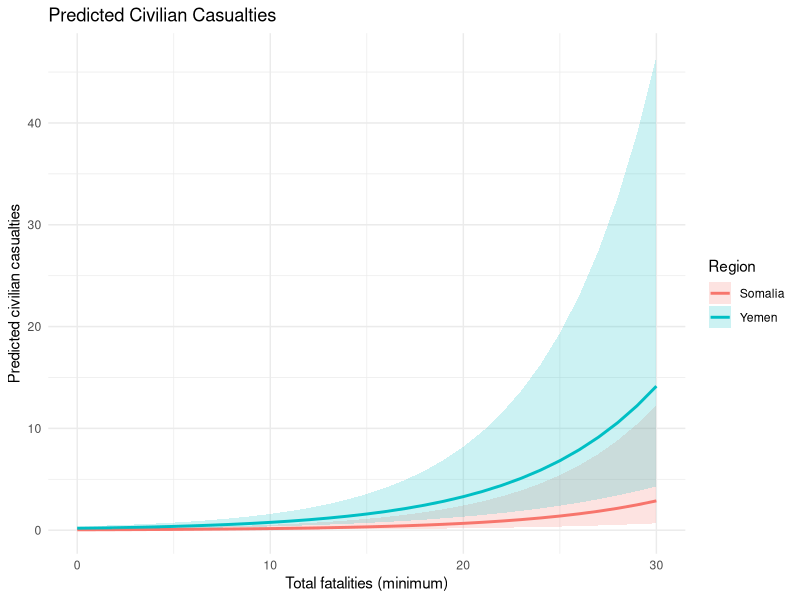
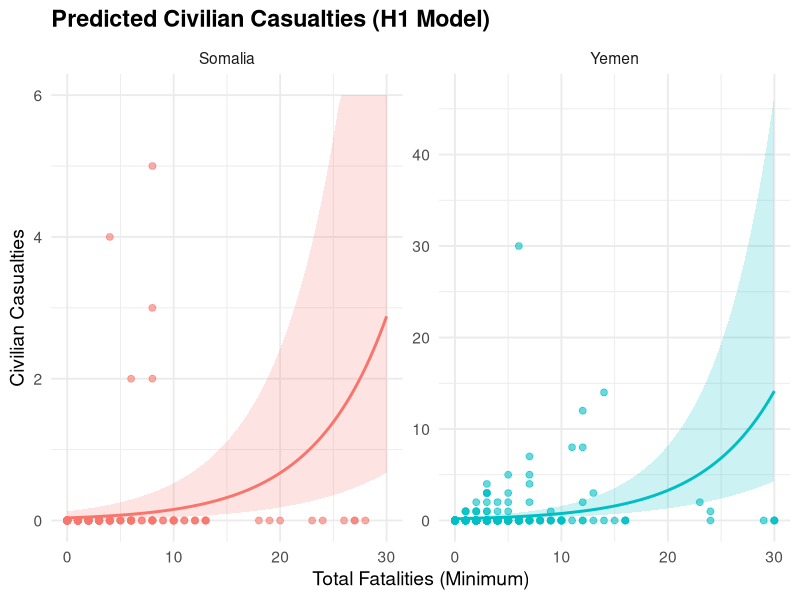
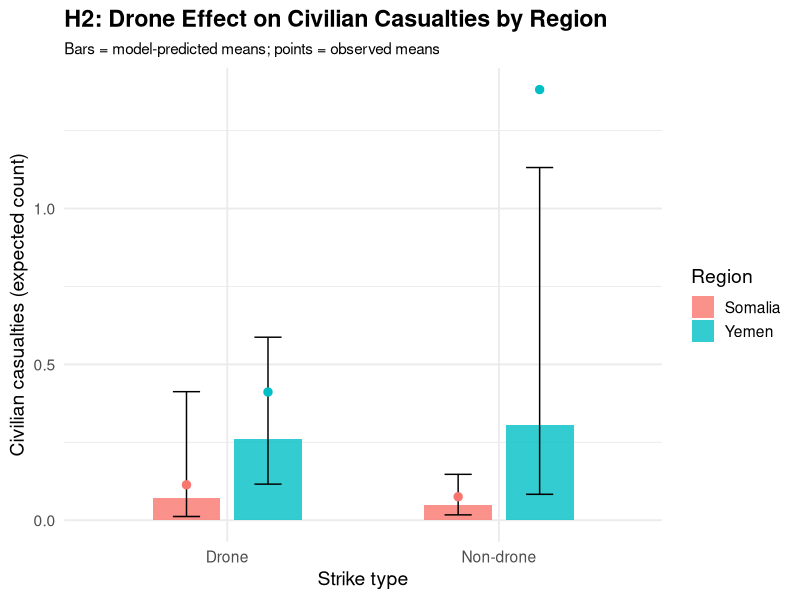
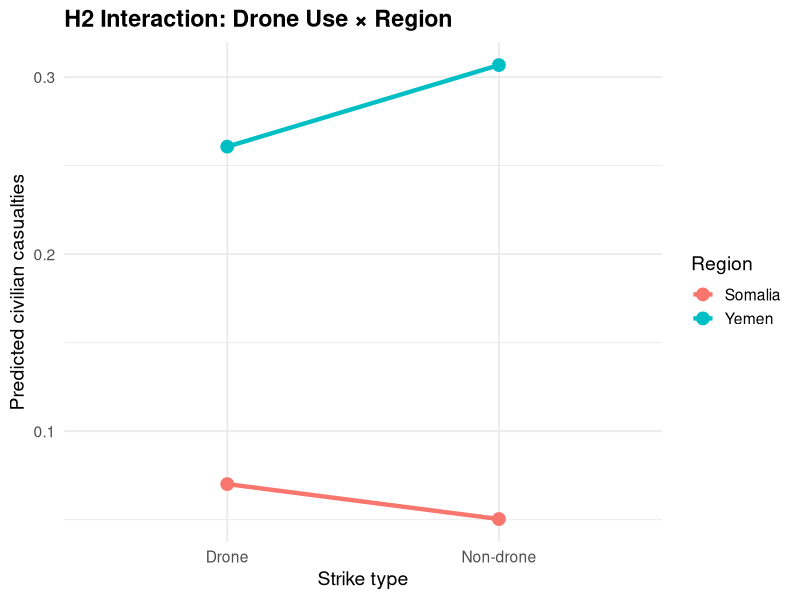
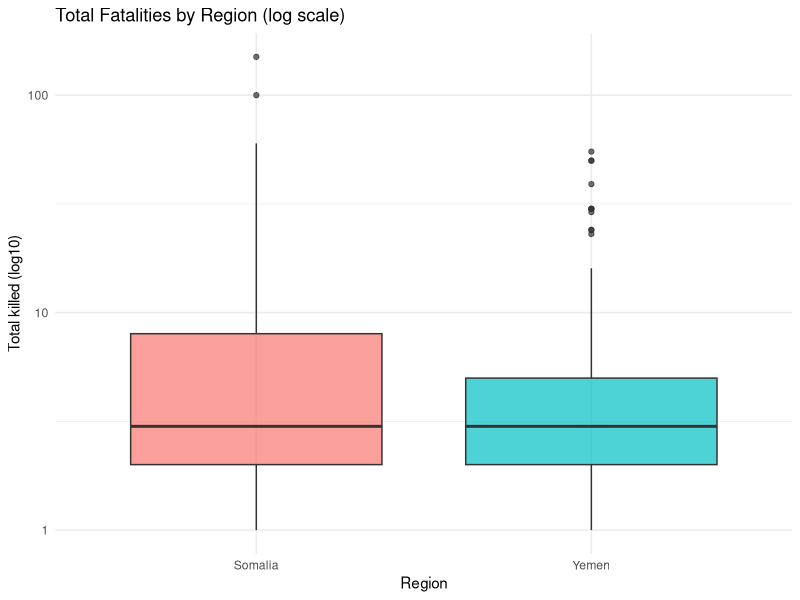
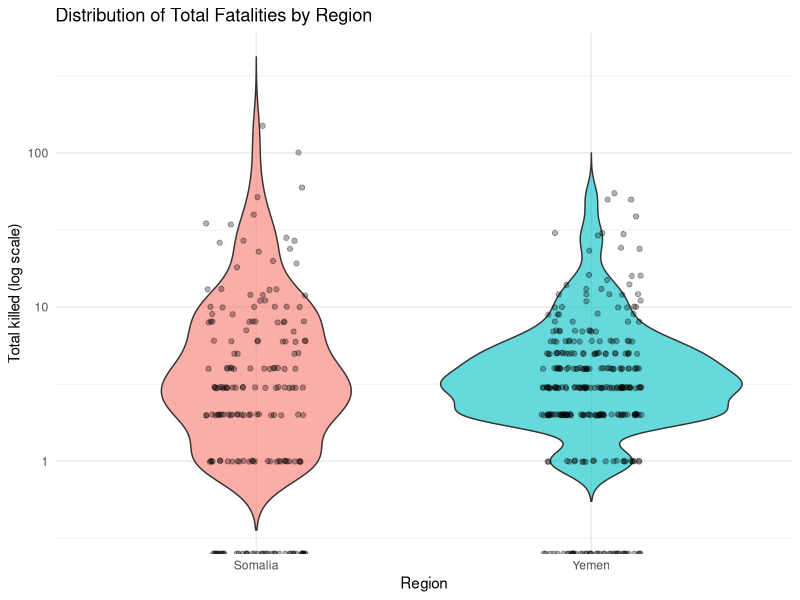
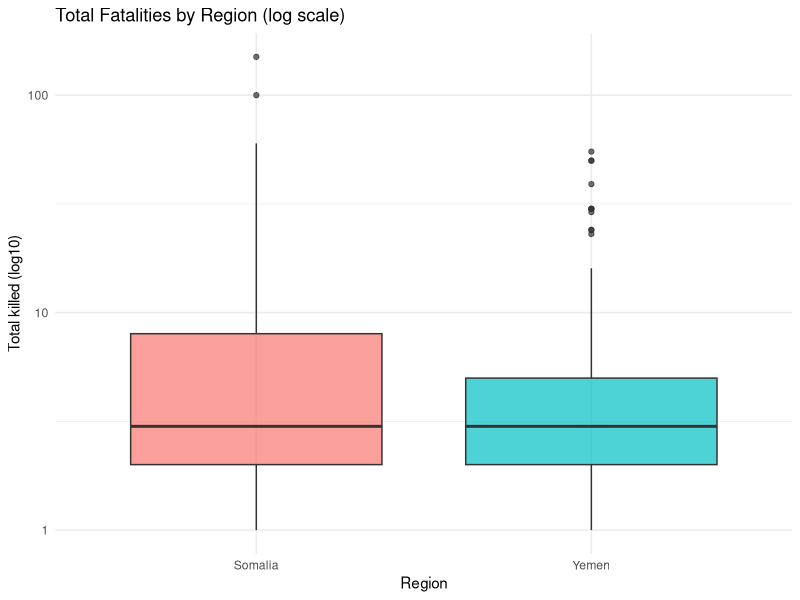

Recreate these plots in R, in order.
## ---- chunk 1
#| echo: false
#| message: false
#| warning: false
#| error: false



library(readxl)
library(dplyr)
library(stringr)
library(MASS)
library(broom)

###############################################
## 1. Read in Somalia & Yemen data
###############################################


somalia_raw <- read_excel("us-strikes-in-somalia-2007-to-present.xlsx",
                          sheet = "All US actions")

yemen_raw   <- read_excel("us-strikes-in-yemen-2002-to-present (2).xlsx",
                          sheet = "All US actions")

###############################################
## 2. Clean & harmonize variables
###############################################

## 2.1 Somalia
somalia <- somalia_raw %>%
  transmute(
    region        = "Somalia",
    date          = as.Date(Date),
    location      = Location,
    
    # Drone indicator
    drone         = if_else(`Drone strike` == 1, 1L, 0L),
    
    # US confirmed vs possible
    us_confirmed  = if_else(`Confirmed/\npossible US strike` == "Confirmed", 1L, 0L),
    
    # Strike counts
    min_strikes   = as.numeric(`Minimum strikes`),
    max_strikes   = as.numeric(`Maximum strikes`),
    
    # Casualty counts
    min_killed        = as.numeric(`Minimum people killed`),
    max_killed        = as.numeric(`Maximum people killed`),
    min_civilians     = as.numeric(`Minimum civilians killed`),
    max_civilians     = as.numeric(`Maximum civilians killed`),
    
    min_children      = as.numeric(`Minimum children killed`),
    max_children      = as.numeric(`Maximum children killed`),
    
    min_injured       = as.numeric(`Minimum people injured`),
    max_injured       = as.numeric(`Maximum people injured`)
  )

## 2.2 Yemen
yemen <- yemen_raw %>%
  transmute(
    region        = "Yemen",
    date          = as.Date(Date),
    location      = Location,
    
    drone         = if_else(`Drone strike` == 1, 1L, 0L),
    
    us_confirmed  = if_else(`Confirmed/\npossible US attack?` == "Confirmed", 1L, 0L),
    
    min_strikes   = as.numeric(`Minimum number of strikes`),
    max_strikes   = as.numeric(`Maximum number of strikes`),
    
    min_killed        = as.numeric(`Minimum people killed`),
    max_killed        = as.numeric(`Maximum people killed`),
    min_civilians     = as.numeric(`Minimum civilians reported killed`),
    max_civilians     = as.numeric(`Maximum civilians reported killed`),
    
    min_children      = as.numeric(`Minimum children reported killed`),
    max_children      = as.numeric(`Maximum children reported killed`),
    
    min_injured       = as.numeric(`Minimum people injured`),
    max_injured       = as.numeric(`Maximum people injured`)
  )

###############################################
## 3. Combine datasets and construct analysis variables
###############################################

combined <- bind_rows(somalia, yemen) %>%
  mutate(
    # Make sure region is a factor and pick the reference category
    region = factor(region, levels = c("Somalia", "Yemen")),
    
    # Basic sanity for strikes & casualties
    min_strikes = if_else(is.na(min_strikes), 0, min_strikes),
    max_strikes = if_else(is.na(max_strikes), min_strikes, max_strikes),
    
    min_killed  = if_else(is.na(min_killed), 0, min_killed),
    max_killed  = if_else(is.na(max_killed), min_killed, max_killed),
    
    min_civilians = if_else(is.na(min_civilians), 0, min_civilians),
    max_civilians = if_else(is.na(max_civilians), min_civilians, max_civilians),
    
    ########################################
    ## Main variables for your hypotheses ##
    ########################################
    
    # Civilian casualties (using minimum estimate as the count outcome)
    civilian_casualties = min_civilians,
    
    # Total killed (using minimum estimate)
    total_killed        = min_killed,
    
    # Reporting uncertainty (as you defined)
    uncertainty_killed  = max_killed - min_killed
  )

# Optionally restrict to rows with non-missing outcome variables
combined_model <- combined %>%
  filter(!is.na(civilian_casualties),
         !is.na(uncertainty_killed),
         !is.na(min_strikes),
         !is.na(total_killed))
## ---- chunk 2
#| echo: false

library(knitr)

vars <- data.frame(
  Variable = c("Civilian casualties", "Region", "Drone", "US confirmed",
               "Minimum strikes", "Total killed"),
  Description = c(
    "Number of civilians reported killed in the strike (outcome variable).",
    "Country where the strike occurred (Somalia or Yemen).",
    "Indicates whether the strike was carried out by a drone (1 = drone).",
    "Whether the strike was officially confirmed by the U.S. government.",
    "Minimum number of strike events associated with the record.",
    "Minimum number of total fatalities (civilians + militants)."
  )
)

kable(vars, caption = "Variable Definitions")
## ---- chunk 3
mean_civ <- mean(combined_model$civilian_casualties)
var_civ  <- var(combined_model$civilian_casualties)

c(mean = mean_civ, variance = var_civ)
## ---- chunk 4
#| message: false
#| warning: false
#| error: false  

library(MASS)
library(AER)   # for dispersiontest

# Poisson version of H1 model
pois_h1 <- glm(
  civilian_casualties ~ region + drone + us_confirmed + 
    min_strikes + total_killed,
  family = poisson(link = "log"),
  data = combined_model
)

# 3a. Quick dispersion estimate: residual deviance / df
dispersion_est <- pois_h1$deviance / pois_h1$df.residual
dispersion_est

# 3b. Formal test
dispersiontest(pois_h1)






## ---- chunk 5
#| error: false
#| warning: false
#| message: false


library(dplyr)
library(stringr)
library(MASS)
library(broom)



###############################################
## 4. Negative binomial models for hypotheses
###############################################

# NOTE: we are using negative binomial ONLY .

################################
## Hypothesis 1: Civilian Harm ##
################################
# H0: Somalia and Yemen do not have significantly different civilian casualty rates,
#     controlling for strike characteristics.
# H1: They do differ.

model_h1 <- glm.nb(
  civilian_casualties ~ region + drone + us_confirmed + min_strikes + total_killed,
  data = combined_model
)

summary(model_h1)
tidy(model_h1, exponentiate = TRUE, conf.int = TRUE)  # IRR-style output




## ---- chunk 6
#| warning: false
#| error: false



##################################
## Hypothesis 2: Drone Effectiveness ##
##################################
# H0: The effect of drone strikes on civilian casualties does NOT differ between Somalia and Yemen.
# H1: The effect of drone strikes DOES differ between Somalia and Yemen.
# -> Include interaction term drone:region

model_h2 <- glm.nb(
  civilian_casualties ~ drone * region + us_confirmed + min_strikes + total_killed,
  data = combined_model
)

summary(model_h2)
tidy(model_h2, exponentiate = TRUE, conf.int = TRUE)
## ---- chunk 7
#| warning: false
#| error: false
#| message: false
##################################
## Hypothesis 3: Reporting Uncertainty ##
##################################
# H0: The level of uncertainty in casualty reporting does not differ between Somalia and Yemen.
# H1: It does differ.
# Outcome: uncertainty_killed

model_h3 <- glm.nb(
  uncertainty_killed ~ region + drone + us_confirmed + min_strikes,
  data = combined_model
)

summary(model_h3)
tidy(model_h3, exponentiate = TRUE, conf.int = TRUE)

###############################################
## 5. Optional: quick descriptive checks
###############################################

# Mean civilian casualties by region & drone status
combined_model %>%
  group_by(region, drone) %>%
  summarise(
    mean_civilian_casualties = mean(civilian_casualties, na.rm = TRUE),
    n = n(),
    .groups = "drop"
  )

# Mean uncertainty by region
combined_model %>%
  group_by(region) %>%
  summarise(
    mean_uncertainty = mean(uncertainty_killed, na.rm = TRUE),
    n = n(),
    .groups = "drop"
  )

## ---- chunk 8
#| echo: false
#| warning: false
#| message: false


library(dplyr)
library(ggplot2)

# We assume model_h1 is already fitted:
# model_h1 <- glm.nb(
#   civilian_casualties ~ region + drone + us_confirmed + min_strikes + total_killed,
#   data = combined_model
# )

# 1. Create a grid of values to predict on
#    - Vary total_killed
#    - Hold other covariates at typical values
total_seq <- seq(from = 0, to = 30, by = 1)   # adjust max if needed

newdata_h1 <- expand.grid(
  region       = c("Somalia", "Yemen"),
  drone        = 1,   # assume drone strike; change to 0 if you want non-drone
  us_confirmed = 1,   # assume confirmed U.S. strike
  min_strikes  = 1,   # typical number of strikes
  total_killed = total_seq
)

# 2. Get predicted civilian casualties from the model
pred_h1 <- predict(
  model_h1,
  newdata = newdata_h1,
  type = "link",
  se.fit = TRUE
)

# 3. Add predictions (on response scale) + CIs back to data frame
newdata_h1 <- newdata_h1 %>%
  mutate(
    fit_link  = pred_h1$fit,
    se_link   = pred_h1$se.fit,
    # convert from log scale to count scale
    pred_civ  = exp(fit_link),
    lower_ci  = exp(fit_link - 1.96 * se_link),
    upper_ci  = exp(fit_link + 1.96 * se_link)
  )

# 4. Plot predicted civilian casualties vs. total_killed, by region
ggplot(newdata_h1, aes(x = total_killed, y = pred_civ, color = region)) +
  geom_line(size = 1) +
  geom_ribbon(aes(ymin = lower_ci, ymax = upper_ci, fill = region),
              alpha = 0.2, color = NA) +
  labs(
    x = "Total fatalities (minimum)",
    y = "Predicted civilian casualties",
    color = "Region",
    fill  = "Region",
    title = "Predicted Civilian Casualties"
  ) +
  theme_minimal()

## ---- chunk 9
#| echo: false
#| warning: false
#| message: false

library(dplyr)
library(ggplot2)

# 1. Restrict to a reasonable range for plotting
plot_data <- combined_model %>%
  filter(total_killed <= 30)

max_killed_plot <- max(plot_data$total_killed, na.rm = TRUE)

# 2. Prediction grid
total_seq <- seq(0, max_killed_plot, length.out = 100)

newdata_h1 <- expand.grid(
  region       = c("Somalia", "Yemen"),
  drone        = 1,
  us_confirmed = 1,
  min_strikes  = 1,
  total_killed = total_seq
)

# 3. Model predictions
pred_h1 <- predict(model_h1, newdata_h1, type = "link", se.fit = TRUE)

newdata_h1 <- newdata_h1 %>%
  mutate(
    fit      = exp(pred_h1$fit),
    lower_ci = exp(pred_h1$fit - 1.96 * pred_h1$se.fit),
    upper_ci = exp(pred_h1$fit + 1.96 * pred_h1$se.fit)
  )

# 4. Clamp SOMALIA predictions to 0–6 for readability
newdata_h1 <- newdata_h1 %>%
  mutate(
    fit      = ifelse(region == "Somalia", pmin(fit, 6), fit),
    lower_ci = ifelse(region == "Somalia", pmin(lower_ci, 6), lower_ci),
    upper_ci = ifelse(region == "Somalia", pmin(upper_ci, 6), upper_ci)
  )

# 5. Plot
ggplot() +
  geom_point(
    data = plot_data,
    aes(x = total_killed, y = civilian_casualties, color = region),
    alpha = 0.6,
    size  = 2
  ) +
  geom_line(
    data = newdata_h1,
    aes(x = total_killed, y = fit, color = region),
    size = 1
  ) +
  geom_ribbon(
    data = newdata_h1,
    aes(x = total_killed, ymin = lower_ci, ymax = upper_ci, fill = region),
    alpha = 0.2,
    color = NA
  ) +
  facet_wrap(~ region, scales = "free_y") +   # <<< key: SOMALIA gets y = 0–6
  labs(
    title = "Predicted Civilian Casualties (H1 Model)",
  
    x = "Total Fatalities (Minimum)",
    y = "Civilian Casualties"
  ) +
  theme_minimal(base_size = 14) +
  theme(
    legend.position = "none",
    plot.title = element_text(face = "bold")
  )

## ---- chunk 10
#| echo: false
#| warning: false
#| message: false

library(dplyr)
library(ggplot2)

# H2 model should already be fitted as:
# model_h2 <- glm.nb(
#   civilian_casualties ~ drone * region + us_confirmed + min_strikes + total_killed,
#   data = combined_model
# )

# 1. Choose typical values for controls
mean_total_killed  <- mean(combined_model$total_killed,  na.rm = TRUE)
mean_min_strikes   <- mean(combined_model$min_strikes,   na.rm = TRUE)

# 2. Create prediction grid: region x drone (0/1)
newdata_h2 <- expand.grid(
  region       = c("Somalia", "Yemen"),
  drone        = c(0, 1),
  us_confirmed = 1,                      # assume confirmed US strike
  min_strikes  = mean_min_strikes,       # typical number of strikes
  total_killed = mean_total_killed       # typical total fatalities
)

# 3. Get model predictions + CI (on response scale)
pred_h2 <- predict(model_h2, newdata_h2, type = "link", se.fit = TRUE)

newdata_h2 <- newdata_h2 %>%
  mutate(
    drone_label = ifelse(drone == 1, "Drone", "Non-drone"),
    fit_link    = pred_h2$fit,
    se_link     = pred_h2$se.fit,
    pred_civ    = exp(fit_link),
    lower_ci    = exp(fit_link - 1.96 * se_link),
    upper_ci    = exp(fit_link + 1.96 * se_link)
  )

# 4. Also compute observed means for reference
obs_means <- combined_model %>%
  group_by(region, drone) %>%
  summarise(
    mean_civ = mean(civilian_casualties, na.rm = TRUE),
    .groups  = "drop"
  ) %>%
  mutate(
    drone_label = ifelse(drone == 1, "Drone", "Non-drone")
  )

# 5. Plot: H2 interaction (model predictions + observed means)
ggplot(newdata_h2, aes(x = drone_label, y = pred_civ, fill = region)) +
  # model predicted mean + CI
  geom_col(position = position_dodge(width = 0.6), width = 0.5, alpha = 0.8) +
  geom_errorbar(
    aes(ymin = lower_ci, ymax = upper_ci),
    position = position_dodge(width = 0.6),
    width = 0.2
  ) +
  # observed mean as points
  geom_point(
    data = obs_means,
    aes(x = drone_label, y = mean_civ, color = region),
    position = position_dodge(width = 0.6),
    size = 2.5,
    show.legend = FALSE
  ) +
  labs(
    title    = "H2: Drone Effect on Civilian Casualties by Region",
    subtitle = "Bars = model-predicted means; points = observed means",
    x        = "Strike type",
    y        = "Civilian casualties (expected count)",
    fill     = "Region"
  ) +
  theme_minimal(base_size = 14) +
  theme(
    plot.title    = element_text(face = "bold"),
    plot.subtitle = element_text(size = 11)
  )

## ---- chunk 11
#| echo: false
#| warning: false
#| message: false


library(dplyr)
library(ggplot2)

# Typical values
mean_total_killed <- mean(combined_model$total_killed,  na.rm = TRUE)
mean_min_strikes  <- mean(combined_model$min_strikes,   na.rm = TRUE)

# Prediction grid
newdata_h2 <- expand.grid(
  region       = c("Somalia", "Yemen"),
  drone        = c(0, 1),
  us_confirmed = 1,
  min_strikes  = mean_min_strikes,
  total_killed = mean_total_killed
)

# Predictions
pred <- predict(model_h2, newdata_h2, type = "response")

newdata_h2 <- newdata_h2 %>%
  mutate(
    drone_label = ifelse(drone == 1, "Drone", "Non-drone"),
    pred_civ    = pred
  )

# Interaction plot WITHOUT error bars
ggplot(newdata_h2, aes(x = drone_label, y = pred_civ, color = region, group = region)) +
  geom_line(size = 1.5) +
  geom_point(size = 4) +
  labs(
    title = "H2 Interaction: Drone Use × Region",
    
    x = "Strike type",
    y = "Predicted civilian casualties",
    color = "Region"
  ) +
  theme_minimal(base_size = 14) +
  theme(
    plot.title = element_text(face = "bold"),
    plot.subtitle = element_text(size = 11)
  )


## ---- chunk 12
#| include: false
combined_model %>% 
  arrange(desc(total_killed)) %>% 
  head(10)




## ---- chunk 13
#| echo: false
#| warning: false
#| message: false
ggplot(combined_model, aes(x = region, y = total_killed, fill = region)) +
  geom_boxplot(alpha = 0.7) +
  scale_y_log10() +
  labs(
    title = "Total Fatalities by Region (log scale)",
    x = "Region",
    y = "Total killed (log10)"
  ) +
  theme_minimal() +
  theme(legend.position = "none")

ggsave("boxplot_total_killed.png", width = 6, height = 4, dpi = 300)


## ---- chunk 14
#| echo: false
#| warning: false
#| message: false
ggplot(combined_model, aes(x = region, y = total_killed, fill = region)) +
  geom_violin(alpha = 0.6, trim = FALSE) +
  geom_jitter(width = 0.15, alpha = 0.3) +
  scale_y_log10() +   # optional but recommended
  labs(
    title = "Distribution of Total Fatalities by Region",
    x = "Region",
    y = "Total killed (log scale)"
  ) +
  theme_minimal() +
  theme(legend.position = "none")
